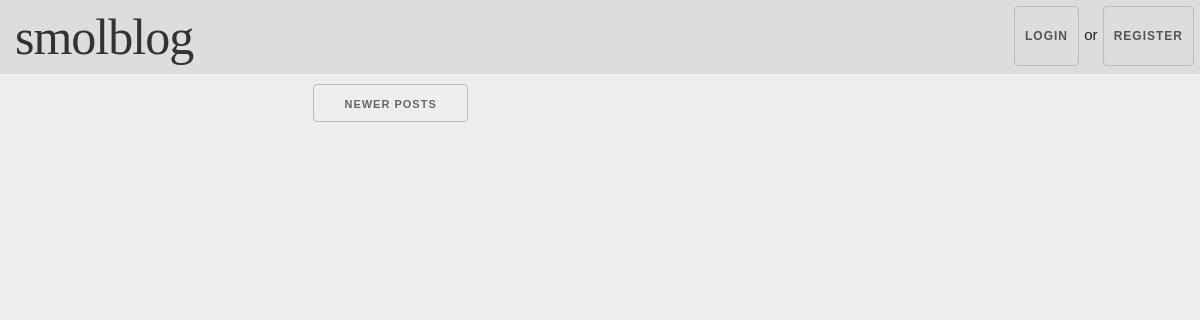
Page /index?page=3 on the earlier database version.
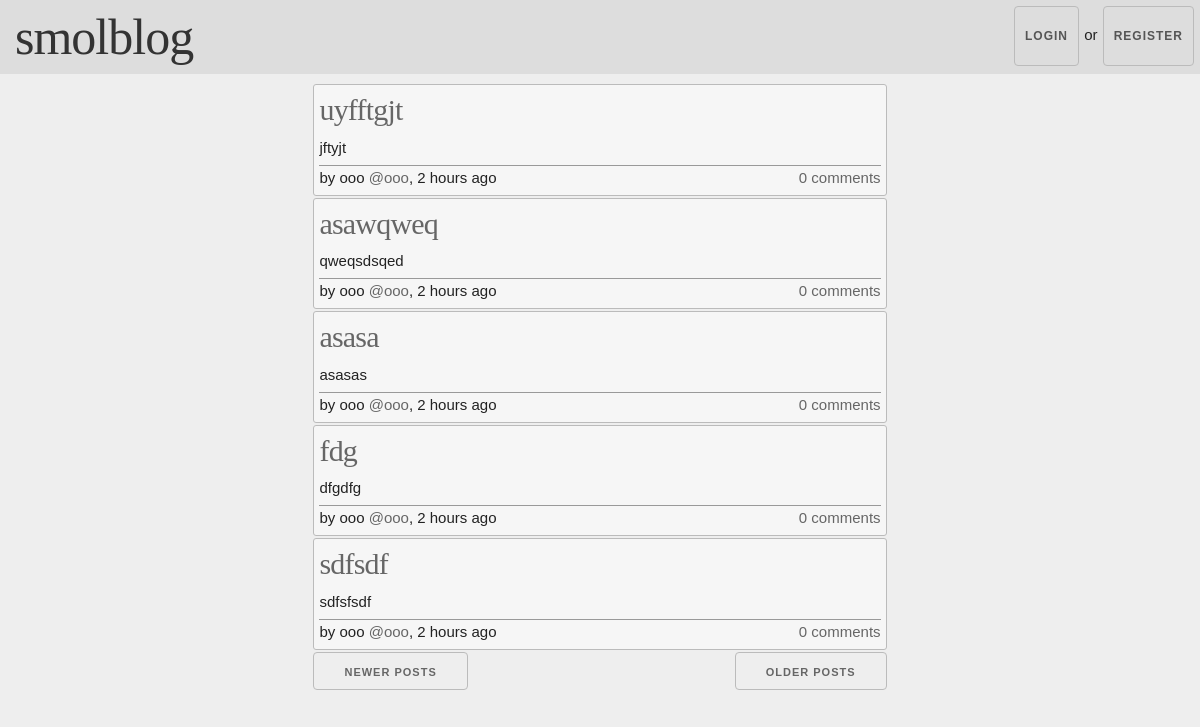
Same page on the later database version.
### app/models.py (models this page shows, shortened)
class Post(db.Model):
    id = db.Column(db.Integer, primary_key=True)
    title = db.Column(db.String(40), nullable=False)
    body = db.Column(db.String(300))
    timestamp = db.Column(db.DateTime, index=True, default=datetime.utcnow)
    user_id = db.Column(db.Integer, db.ForeignKey('user.id'))
    comments = db.relationship('Comment', backref='post', lazy='dynamic')

class User(UserMixin, db.Model):
    id = db.Column(db.Integer, primary_key=True)
    username = db.Column(db.String(64), index=True, unique=True)
    password_hash = db.Column(db.String(128))
    nickname = db.Column(db.String(40), default=same_as('username'))
    about_me = db.Column(db.String(300))
    posts = db.relationship('Post', backref='author', lazy='dynamic')
    comments = db.relationship('Comment', backref='author', lazy='dynamic')
    followed = db.relationship(
        'User', secondary=followers,
        primaryjoin=(followers.c.follower_id == id),
        secondaryjoin=(followers.c.followed_id == id),
        backref=db.backref('followers', lazy='dynamic'), lazy='dynamic')

### app/routes.py (the view)
@app.route('/', methods=['GET', 'POST'])
@app.route('/index', methods=['GET', 'POST'])
def index():
    form = None
    if current_user.is_authenticated:
        form = PostForm()
    if not form is None and form.validate_on_submit():
        post = Post(title=form.title.data, body=form.body.data, author=current_user)
        db.session.add(post)
        db.session.commit()
        flash('Your post is live!')
        return redirect(url_for('index'))
    page = request.args.get('page', 1, type=int)
    posts = Post.query.order_by(Post.timestamp.desc()).paginate(
        page, app.config['POSTS_PER_PAGE'], False)
    next_url = url_for('index', page=posts.next_num) \
        if posts.has_next else None
    prev_url = url_for('index', page=posts.prev_num) \
        if posts.has_prev else None
    return render_template('index.html', title='Home', form=form, posts=posts.items,
                                         next_url=next_url, prev_url=prev_url)

### app/templates/index.html (shortened to what this page needs)
{% extends "base.html" %}
{% block content %}
  <div class="posts row">
  {% for post in posts %}
    {% include '_post.html' %}
  {% endfor %}
  </div>
  <div class="row">
    {% if prev_url %}
    <a class="button" href="{{ prev_url}}">Newer posts</a>
    {% endif %}
    {% if next_url %}
    <a class="button u-pull-right" href="{{ next_url}}">Older posts</a>
    {% endif %}
  </div>
{% endblock %}

### app/templates/_post.html (shortened to what this page needs)
<div class="post row">
  <div class="post-title twelve columns">
    <h4><a href="{{ url_for('view_post', post_id=post.id) }}">{{ post.title }}</a></h4>
  </div>
  <div class="post-body twelve columns">
    <p>{{ post.body }}</p>
  </div>
  <div class="post-links row twelve columns">
    <div class="author six columns">
      {% if current_user==post.author %}
      <p>by you, {{ moment(post.timestamp).fromNow() }}</p>
      {% else %}
      <p>by {{ post.author.nickname }} <a href="{{ url_for('view_profile', user_id=post.author.id) }}">@{{ post.author.username }}</a>, {{ moment(post.timestamp).fromNow() }}</p>
      {% endif %}
    </div>
    <div class="comments-count six columns u-pull-right">
      <a class="u-pull-right" href="{{ url_for('view_post', post_id=post.id) }}">{{ post.comments.count() }} comments</a>
    </div>
  </div>
</div>

Differences in the rows shown:
added Post: title "uyfftgjt", body "jftyjt", author.nickname "ooo", author.username "ooo", timestamp "2 hours ago", comments.count "0"
added Post: title "asawqweq", body "qweqsdsqed", author.nickname "ooo", author.username "ooo", timestamp "2 hours ago", comments.count "0"
added Post: title "asasa", body "asasas", author.nickname "ooo", author.username "ooo", timestamp "2 hours ago", comments.count "0"
added Post: title "fdg", body "dfgdfg", author.nickname "ooo", author.username "ooo", timestamp "2 hours ago", comments.count "0"
added Post: title "sdfsdf", body "sdfsfsdf", author.nickname "ooo", author.username "ooo", timestamp "2 hours ago", comments.count "0"
Other differences:
text now shown: "OLDER POSTS"
